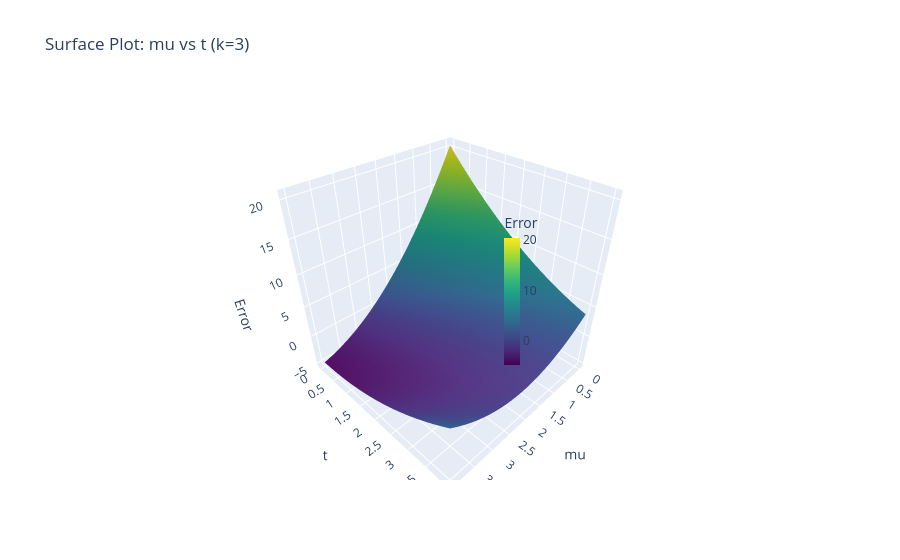

Source (notebook cell):
### Markdown cell above
##### $\mu \text{ vs } t \text{ Surface Plot}$

### Code cell
fig = go.Figure(data=[
    go.Surface(
        x=MU,
        y=T,
        z=ERROR,
        colorscale='Viridis',
        colorbar=dict(
                title='Error',
                x=0.56,        
                len=0.45,      
                thickness=16
            )
    )
])

fig.update_layout(
    title=f"Surface Plot: mu vs t (k={K})",
    scene=dict(
        xaxis_title="mu",
        yaxis_title="t",
        zaxis_title="Error"
    )
)

fig.show()

### Figure 1 — Plotly figure (JSON) as saved in the notebook; plotly's stock layout.template omitted (floating-point values rounded to 4 significant figures; data arrays with more than 128 entries replaced by an {"elided": "..."} marker saying what was removed)
{"data": [{"colorbar": {"len": 0.45, "thickness": 16, "title": {"text": "Error"}, "x": 0.56}, "colorscale": [[0, "#440154"], [0.1111, "#482878"], [0.2222, "#3e4989"], [0.3333, "#31688e"], [0.4444, "#26828e"], [0.5556, "#1f9e89"], [0.6667, "#35b779"], [0.7778, "#6ece58"], [0.8889, "#b5de2b"], [1, "#fde725"]], "type": "surface", "x": {"elided": "100x100 float values"}, "y": {"elided": "100x100 float values"}, "z": {"elided": "100x100 float values"}}], "layout": {"scene": {"xaxis": {"title": {"text": "mu"}}, "yaxis": {"title": {"text": "t"}}, "zaxis": {"title": {"text": "Error"}}}, "title": {"text": "Surface Plot: mu vs t (k=3)"}}}
